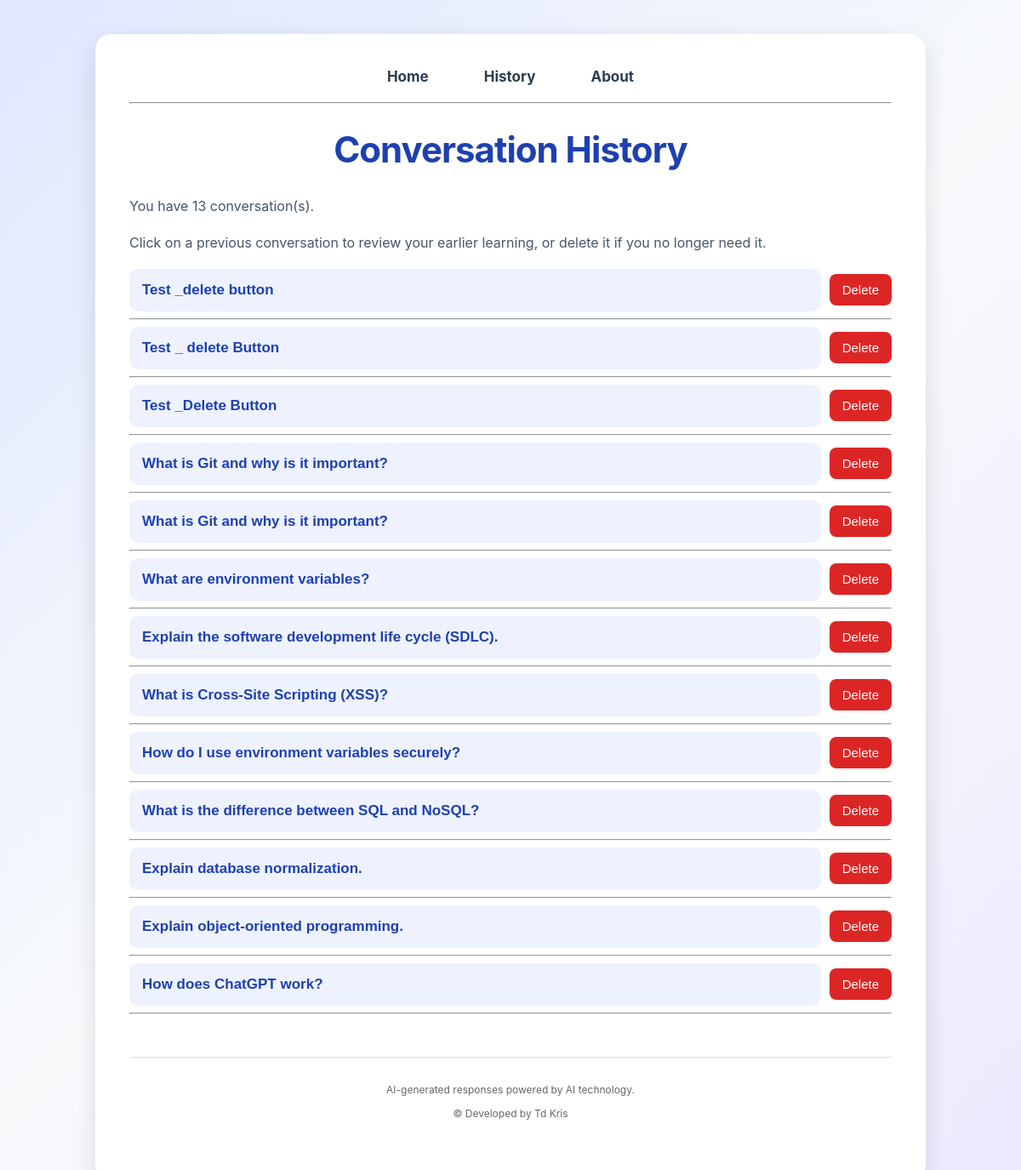
Before: /history with the older database file.
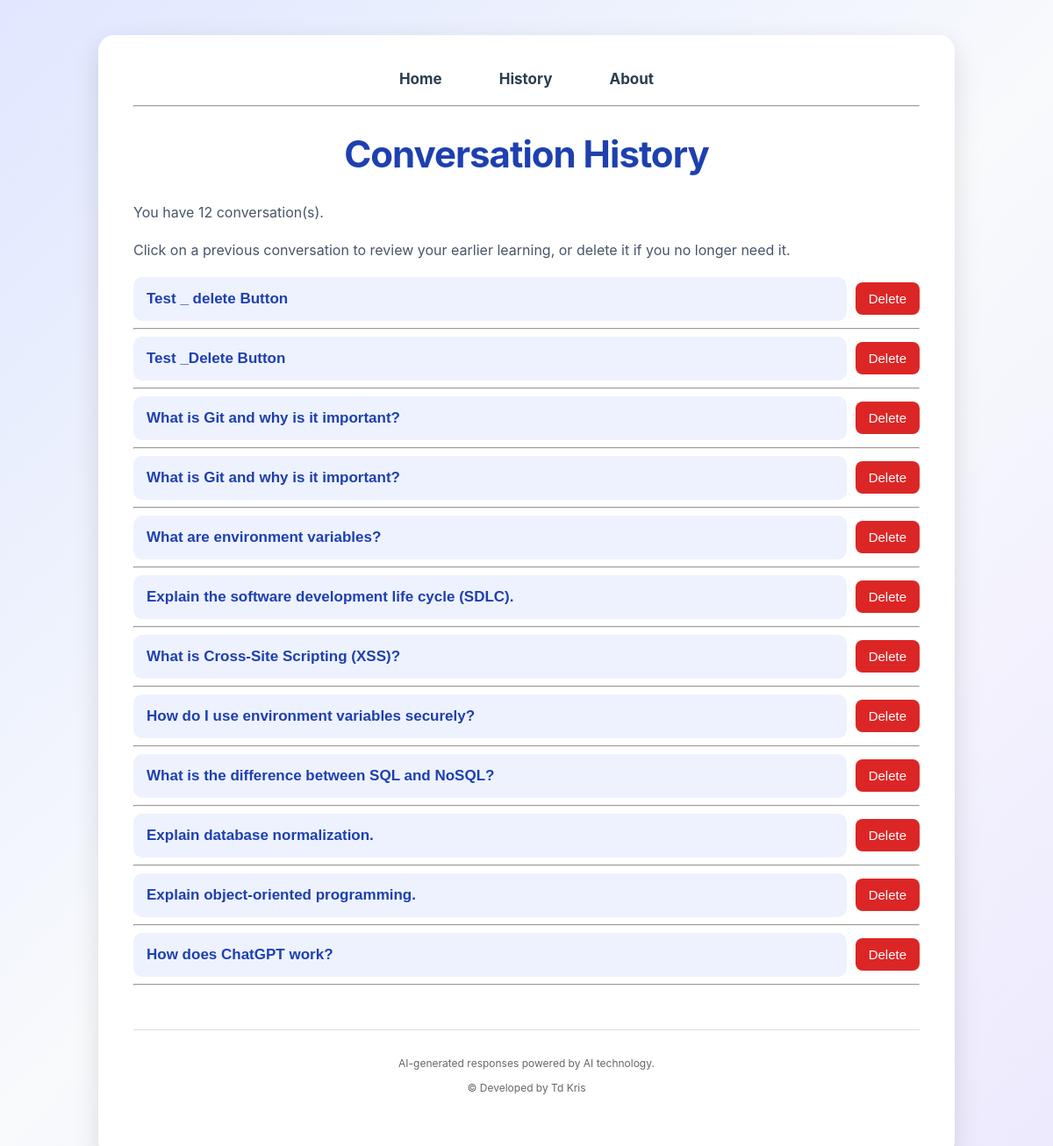
After: the same page with the newer database file.
### tables this page shows
CREATE TABLE conversations(
            id INTEGER PRIMARY KEY AUTOINCREMENT,
            question TEXT,
            answer TEXT,
            created_at TIMESTAMP DEFAULT CURRENT_TIMESTAMP
        );

### app/main.py (the view)
@app.get("/history", response_class=HTMLResponse)
async def history(request: Request):
    conversations = get_all_conversations()
    return templates.TemplateResponse(
        request=request,
        name="history.html",
        context={
            "request": request,
            "conversations": conversations
        }
    )

### app/templates/history.html (shortened to what this page needs)
<!DOCTYPE html>
<html>
<head>
    <link rel="stylesheet" href="/static/style.css">
</head>
<body>
<div class="container">
<nav>
    <a href="/">Home</a>
    <a href="/history">History</a>
    <a href="/about">About</a>
</nav>
<hr>
<h1>Conversation History</h1>
<p>You have {{ conversations|length }} conversation(s).</p>
<p>Click on a previous conversation to review your earlier learning, or delete it if you no longer need it.</p>
{% if conversations %}
{% for conversation in conversations %}
    <div class="history-menu">
    <div class="history-header">
    <button class="history-question" onclick="toggleanswer('{{ loop.index }}')">
    {{ conversation["question"] }}
    </button>
    <form method="post"
        action="/delete/{{ conversation['id'] }}"
        onsubmit="return confirm('Are you sure you want to delete this conversation?');">
        <button class="delete-button" type="submit">
         Delete
    </button>
    </form>
</div>
</div>
<hr>
{% endfor %}
{% else %}
<div class="no-history">
    <h3> No Conversation History </h3>
</div>
{% endif %}
    <footer>
    <p>
         AI-generated responses powered by AI technology.
    </p>
    <p>
        &copy;  Developed by Td Kris
    </p>
</footer>
</div>
</body>
</html>

Changed rows visible on the page:
removed conversations: question "Test _delete button"
Other visible differences:
{{ conversations|length }}: "13" → "12"
